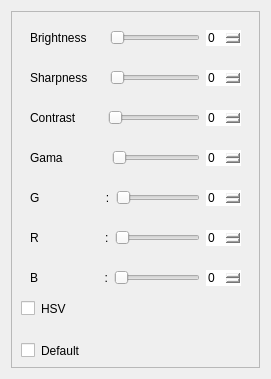
         <widget class="QWidget" name="page_cam_2">
          <layout class="QVBoxLayout" name="verticalLayout_8">
           <item>
            <widget class="QFrame" name="frame_14">
             <property name="styleSheet">
              <string notr="true"/>
             </property>
             <property name="frameShape">
              <enum>QFrame::StyledPanel</enum>
             </property>
             <property name="frameShadow">
              <enum>QFrame::Raised</enum>
             </property>
             <layout class="QVBoxLayout" name="verticalLayout_7">
              <item>
               <widget class="QFrame" name="frame_15">
                <property name="styleSheet">
                 <string notr="true">
border:none;

</string>
                </property>
                <property name="frameShape">
                 <enum>QFrame::Box</enum>
                </property>
                <property name="frameShadow">
                 <enum>QFrame::Raised</enum>
                </property>
                <layout class="QHBoxLayout" name="horizontalLayout_13">
                 <item>
                  <widget class="QLabel" name="label_11">
                   <property name="text">
                    <string>Brightness     </string>
                   </property>
                  </widget>
                 </item>
                 <item>
                  <widget class="QSlider" name="slider_brightness_cam_2">
                   <property name="orientation">
                    <enum>Qt::Horizontal</enum>
                   </property>
                  </widget>
                 </item>
                 <item>
                  <widget class="QSpinBox" name="spinBox_9"/>
                 </item>
                </layout>
               </widget>
              </item>
              <item>
               <widget class="QFrame" name="frame_16">
                <property name="styleSheet">
                 <string notr="true">
border:none;

</string>
                </property>
                <property name="frameShape">
                 <enum>QFrame::Box</enum>
                </property>
                <property name="frameShadow">
                 <enum>QFrame::Raised</enum>
                </property>
                <layout class="QHBoxLayout" name="horizontalLayout_14">
                 <item>
                  <widget class="QLabel" name="label_12">
                   <property name="text">
                    <string>Sharpness     </string>
                   </property>
                  </widget>
                 </item>
                 <item>
                  <widget class="QSlider" name="slider_sharpness_cam_2">
                   <property name="orientation">
                    <enum>Qt::Horizontal</enum>
                   </property>
                  </widget>
                 </item>
                 <item>
                  <widget class="QSpinBox" name="spinBox_10"/>
                 </item>
                </layout>
               </widget>
              </item>
              <item>
               <widget class="QFrame" name="frame_17">
                <property name="styleSheet">
                 <string notr="true">
border:none;

</string>
                </property>
                <property name="frameShape">
                 <enum>QFrame::Box</enum>
                </property>
                <property name="frameShadow">
                 <enum>QFrame::Raised</enum>
                </property>
                <layout class="QHBoxLayout" name="horizontalLayout_15">
                 <item>
                  <widget class="QLabel" name="label_13">
                   <property name="text">
                    <string>Contrast        </string>
                   </property>
                  </widget>
                 </item>
                 <item>
                  <widget class="QSlider" name="slider_contrast_cam_2">
                   <property name="sliderPosition">
                    <number>0</number>
                   </property>
                   <property name="orientation">
                    <enum>Qt::Horizontal</enum>
                   </property>
                  </widget>
                 </item>
                 <item>
                  <widget class="QSpinBox" name="spinBox_11"/>
                 </item>
                </layout>
               </widget>
              </item>
              <item>
               <widget class="QFrame" name="frame_18">
                <property name="styleSheet">
                 <string notr="true">
border:none;

</string>
                </property>
                <property name="frameShape">
                 <enum>QFrame::Box</enum>
                </property>
                <property name="frameShadow">
                 <enum>QFrame::Raised</enum>
                </property>
                <layout class="QHBoxLayout" name="horizontalLayout_16">
                 <item>
                  <widget class="QLabel" name="label_14">
                   <property name="text">
                    <string>Gama             </string>
                   </property>
                  </widget>
                 </item>
                 <item>
                  <widget class="QSlider" name="slider_gama_cam_2">
                   <property name="sliderPosition">
                    <number>0</number>
                   </property>
                   <property name="orientation">
                    <enum>Qt::Horizontal</enum>
                   </property>
                  </widget>
                 </item>
                 <item>
                  <widget class="QSpinBox" name="spinBox_12"/>
                 </item>
                </layout>
               </widget>
              </item>
              <item>
               <widget class="QFrame" name="frame_33">
                <property name="styleSheet">
                 <string notr="true">
border:none;

</string>
                </property>
                <property name="frameShape">
                 <enum>QFrame::Box</enum>
                </property>
                <property name="frameShadow">
                 <enum>QFrame::Raised</enum>
                </property>
                <layout class="QHBoxLayout" name="horizontalLayout_28">
                 <item>
                  <widget class="QLabel" name="label_30">
                   <property name="text">
                    <string>G                    :</string>
                   </property>
                  </widget>
                 </item>
                 <item>
                  <widget class="QSlider" name="slider_g_cam_2">
                   <property name="sliderPosition">
                    <number>0</number>
                   </property>
                   <property name="orientation">
                    <enum>Qt::Horizontal</enum>
                   </property>
                  </widget>
                 </item>
                 <item>
                  <widget class="QSpinBox" name="spinBox_24"/>
                 </item>
                </layout>
               </widget>
              </item>
              <item>
               <widget class="QFrame" name="frame_32">
                <property name="styleSheet">
                 <string notr="true">
border:none;

</string>
                </property>
                <property name="frameShape">
                 <enum>QFrame::Box</enum>
                </property>
                <property name="frameShadow">
                 <enum>QFrame::Raised</enum>
                </property>
                <layout class="QHBoxLayout" name="horizontalLayout_27">
                 <item>
                  <widget class="QLabel" name="label_29">
                   <property name="text">
                    <string>R                    :</string>
                   </property>
                  </widget>
                 </item>
                 <item>
                  <widget class="QSlider" name="slider_r_cam_2">
                   <property name="sliderPosition">
                    <number>0</number>
                   </property>
                   <property name="orientation">
                    <enum>Qt::Horizontal</enum>
                   </property>
                  </widget>
                 </item>
                 <item>
                  <widget class="QSpinBox" name="spinBox_23"/>
                 </item>
                </layout>
               </widget>
              </item>
              <item>
               <widget class="QFrame" name="frame_34">
                <property name="styleSheet">
                 <string notr="true">
border:none;

</string>
                </property>
                <property name="frameShape">
                 <enum>QFrame::Box</enum>
                </property>
                <property name="frameShadow">
                 <enum>QFrame::Raised</enum>
                </property>
                <layout class="QHBoxLayout" name="horizontalLayout_29">
                 <item>
                  <widget class="QLabel" name="label_31">
                   <property name="text">
                    <string>B                    :</string>
                   </property>
                  </widget>
                 </item>
                 <item>
                  <widget class="QSlider" name="slider_b_cam_2">
                   <property name="sliderPosition">
                    <number>0</number>
                   </property>
                   <property name="orientation">
                    <enum>Qt::Horizontal</enum>
                   </property>
                  </widget>
                 </item>
                 <item>
                  <widget class="QSpinBox" name="spinBox_25"/>
                 </item>
                </layout>
               </widget>
              </item>
              <item>
               <widget class="QCheckBox" name="checkBox_hsv_cam_2">
                <property name="styleSheet">
                 <string notr="true">border:none;</string>
                </property>
                <property name="text">
                 <string>HSV</string>
                </property>
               </widget>
              </item>
              <item>
               <widget class="Line" name="line_2">
                <property name="minimumSize">
                 <size>
                  <width>0</width>
                  <height>15</height>
                 </size>
                </property>
                <property name="styleSheet">
                 <string notr="true">border:none;</string>
                </property>
                <property name="frameShadow">
                 <enum>QFrame::Raised</enum>
                </property>
                <property name="orientation">
                 <enum>Qt::Horizontal</enum>
                </property>
               </widget>
              </item>
              <item>
               <widget class="QCheckBox" name="checkBox_default_cam_2">
                <property name="styleSheet">
                 <string notr="true">border:none;</string>
                </property>
                <property name="text">
                 <string>Default</string>
                </property>
               </widget>
              </item>
             </layout>
            </widget>
           </item>
          </layout>
         </widget>
